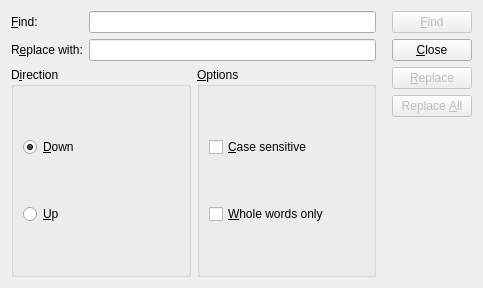
<?xml version="1.0" encoding="UTF-8"?>
<ui version="4.0">
 <class>FindReplaceForm</class>
 <widget class="QWidget" name="FindReplaceForm">
  <property name="geometry">
   <rect>
    <x>0</x>
    <y>0</y>
    <width>483</width>
    <height>288</height>
   </rect>
  </property>
  <property name="windowTitle">
   <string>Form</string>
  </property>
  <layout class="QGridLayout" name="gridLayout">
   <item row="0" column="0">
    <layout class="QVBoxLayout" name="verticalLayout_5">
     <item>
      <layout class="QVBoxLayout" name="verticalLayout_2">
       <item>
        <layout class="QGridLayout" name="gridLayout_3">
         <item row="0" column="0">
          <widget class="QLabel" name="label">
           <property name="text">
            <string>&amp;Find:</string>
           </property>
           <property name="buddy">
            <cstring>textToFind</cstring>
           </property>
          </widget>
         </item>
         <item row="0" column="1">
          <widget class="QLineEdit" name="textToFind"/>
         </item>
         <item row="1" column="0">
          <widget class="QLabel" name="replaceLabel">
           <property name="text">
            <string>R&amp;eplace with:</string>
           </property>
           <property name="buddy">
            <cstring>textToReplace</cstring>
           </property>
          </widget>
         </item>
         <item row="1" column="1">
          <widget class="QLineEdit" name="textToReplace"/>
         </item>
        </layout>
       </item>
      </layout>
     </item>
     <item>
      <layout class="QHBoxLayout" name="horizontalLayout">
       <item>
        <widget class="QGroupBox" name="groupBox">
         <property name="title">
          <string>D&amp;irection</string>
         </property>
         <layout class="QVBoxLayout" name="verticalLayout_3">
          <item>
           <widget class="QRadioButton" name="nextRadioButton">
            <property name="text">
             <string>&amp;Down</string>
            </property>
            <property name="checked">
             <bool>true</bool>
            </property>
           </widget>
          </item>
          <item>
           <widget class="QRadioButton" name="preRadioButton">
            <property name="text">
             <string>&amp;Up</string>
            </property>
           </widget>
          </item>
         </layout>
        </widget>
       </item>
       <item>
        <widget class="QGroupBox" name="groupBox_2">
         <property name="title">
          <string>&amp;Options</string>
         </property>
         <layout class="QVBoxLayout" name="verticalLayout_4">
          <item>
           <widget class="QCheckBox" name="caseCheckBox">
            <property name="text">
             <string>&amp;Case sensitive</string>
            </property>
           </widget>
          </item>
          <item>
           <widget class="QCheckBox" name="wholeCheckBox">
            <property name="text">
             <string>&amp;Whole words only</string>
            </property>
           </widget>
          </item>
         </layout>
        </widget>
       </item>
      </layout>
     </item>
    </layout>
   </item>
   <item row="0" column="1">
    <layout class="QVBoxLayout" name="verticalLayout">
     <property name="leftMargin">
      <number>10</number>
     </property>
     <item>
      <widget class="QPushButton" name="findButton">
       <property name="enabled">
        <bool>false</bool>
       </property>
       <property name="text">
        <string>&amp;Find</string>
       </property>
      </widget>
     </item>
     <item>
      <widget class="QPushButton" name="closeButton">
       <property name="text">
        <string>&amp;Close</string>
       </property>
      </widget>
     </item>
     <item>
      <widget class="QPushButton" name="replaceButton">
       <property name="enabled">
        <bool>false</bool>
       </property>
       <property name="text">
        <string>&amp;Replace</string>
       </property>
      </widget>
     </item>
     <item>
      <widget class="QPushButton" name="replaceAllButton">
       <property name="enabled">
        <bool>false</bool>
       </property>
       <property name="text">
        <string>Replace &amp;All</string>
       </property>
      </widget>
     </item>
     <item>
      <spacer name="verticalSpacer">
       <property name="orientation">
        <enum>Qt::Vertical</enum>
       </property>
       <property name="sizeHint" stdset="0">
        <size>
         <width>20</width>
         <height>40</height>
        </size>
       </property>
      </spacer>
     </item>
    </layout>
   </item>
  </layout>
 </widget>
 <tabstops>
  <tabstop>textToFind</tabstop>
  <tabstop>textToReplace</tabstop>
  <tabstop>nextRadioButton</tabstop>
  <tabstop>preRadioButton</tabstop>
  <tabstop>caseCheckBox</tabstop>
  <tabstop>wholeCheckBox</tabstop>
  <tabstop>findButton</tabstop>
  <tabstop>closeButton</tabstop>
 </tabstops>
 <resources/>
 <connections/>
</ui>
